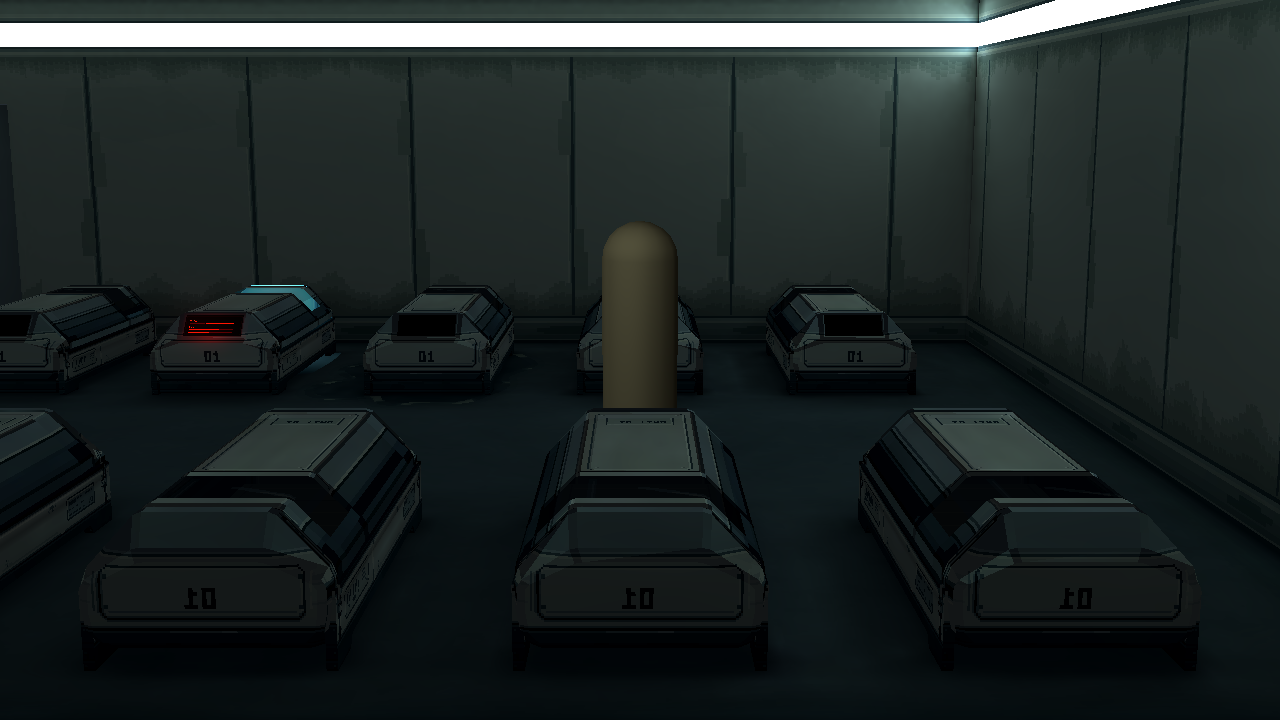
#> input picture docs/art/experiments/room1_floor_contact_r8/evidence/game_right_front_A_r7floor_r7gi.png, 1280 x 720 px, given in place of opposite_near_idle.png, which was not available
$ python make_review.py
#> lines starting #> are read from the running program, lines starting #| are printed output that depends on the picture
from pathlib import Path
from PIL import Image, ImageDraw
import json,re
HERE=Path(__file__).resolve().parent;E=HERE/'evidence'
names=['opposite_near_idle','opposite_yellow_on','opposite_yellow_dim','opposite_red_denied','opposite_idle_restored','side_gate_red']
im=Image.new('RGB',(1280,786),(17,26,29));draw=ImageDraw.Draw(im)
#> after `im = Image.new('RGB', (1280, 786), (17, 26, 29))`:
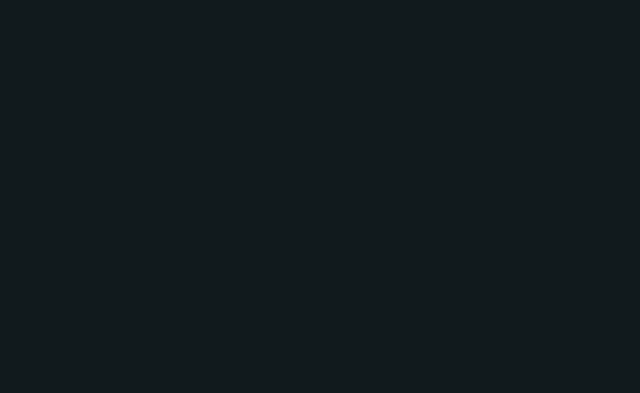
#> im: PIL image 1280x786 RGB (shown at 1/2 size); mean R, G, B 17, 26, 29
for i,n in enumerate(names):
 x=(i%2)*640;y=(i//2)*262
 crop=Image.open(E/(n+'.png')).convert('RGB');crop.thumbnail((640,240))
 im.paste(crop,(x,y));draw.text((x+8,y+242),n,fill='#c9dfdf')
#> after `im.paste(crop, (x, y))`:
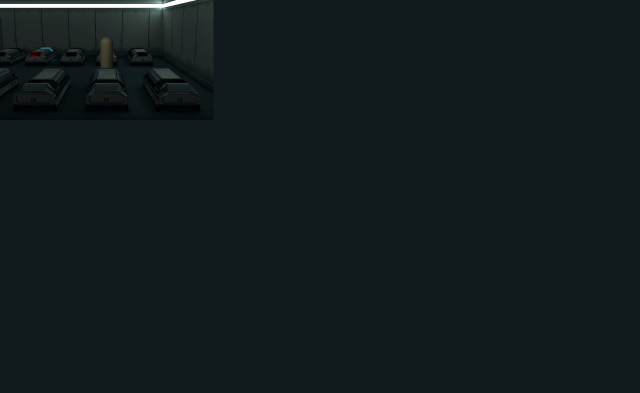
#> im: PIL image 1280x786 RGB (shown at 1/2 size); mean R, G, B 18.3, 27.2, 29.9
#> pass 2 of the loop `for i,n in enumerate(names):`:
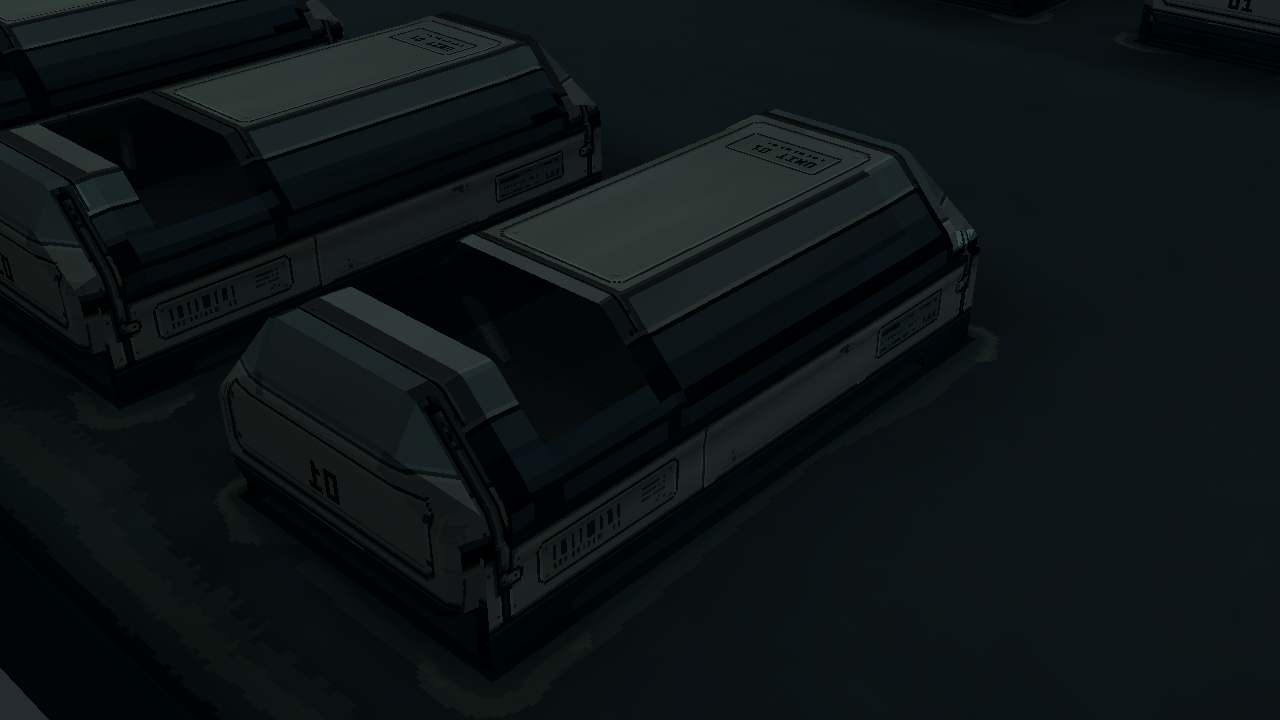
#> input picture docs/art/experiments/room1_floor_contact_r8/evidence/pod_contact_P05_C.png, 1280 x 720 px, given in place of opposite_yellow_on.png, which was not available
#> crop: PIL image 1280x720 RGB
#> crop: PIL image 427x240 RGB
#> `im.paste(crop, (x, y))`:
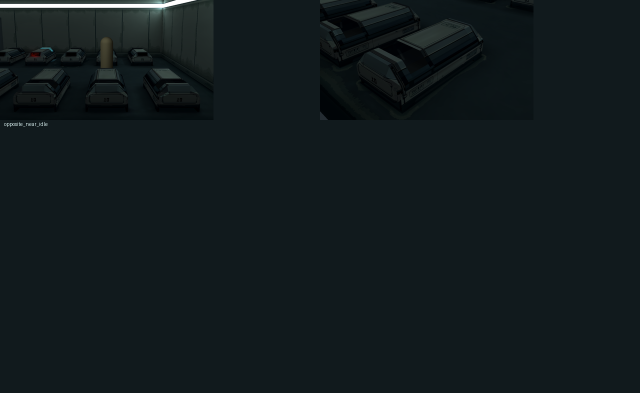
#> im: PIL image 1280x786 RGB (shown at 1/2 size); mean R, G, B 17.9, 26.6, 29.1
#> (the run stopped early here; a loop or call above may not have finished)
